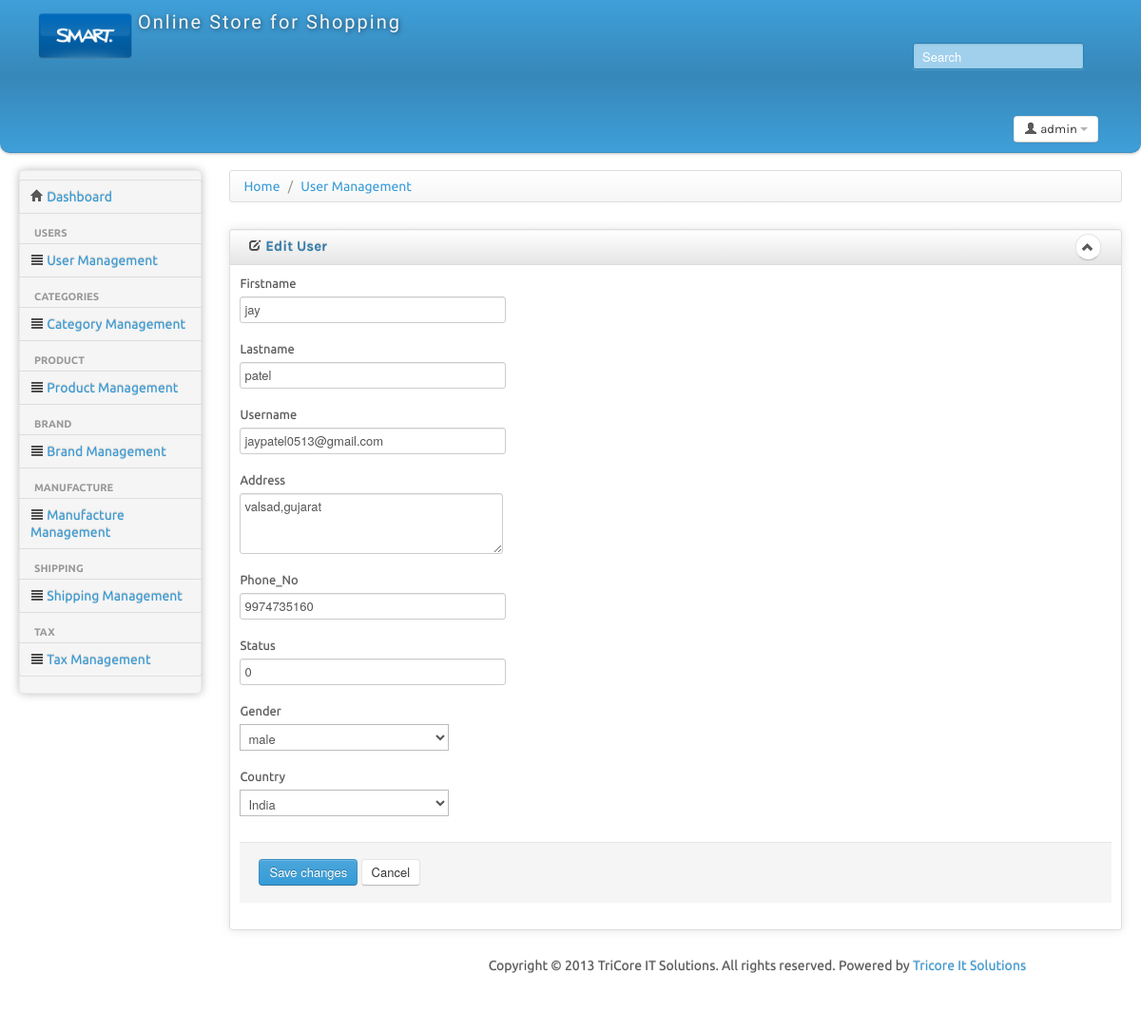
Screenshot of /admin/edit.php?id=6 (signed in) with the database file from the repository.
### tables this page shows
CREATE TABLE IF NOT EXISTS `user_master` (
  `id` tinyint(10) NOT NULL AUTO_INCREMENT,
  `firstname` varchar(45) NOT NULL,
  `lastname` varchar(45) NOT NULL,
  `gender` enum('male','female') NOT NULL,
  `email` varchar(45) NOT NULL,
  `contact` varchar(10) NOT NULL,
  `password` varchar(45) NOT NULL,
  `address` varchar(45) NOT NULL,
  `country` varchar(45) NOT NULL,
  `status` tinyint(3) NOT NULL,
  `date_creation` timestamp NOT NULL DEFAULT CURRENT_TIMESTAMP ON UPDATE CURRENT_TIMESTAMP,
  `date_modified` timestamp NOT NULL DEFAULT '0000-00-00 00:00:00',
  PRIMARY KEY (`id`)
);

### admin/edit.php (the view, shortened to what this page needs)
<?php
	include_once('include/headers.php');
?>
<body>
	<form action="" method="POST">
		<div>
			<ul class="breadcrumb">
				<li>
					<a href="#">Home</a> <span class="divider">/</span>
				</li>
				<li>
					<a href="#">User Management</a>
				</li>
			</ul>
		</div>
		<div class="row-fluid sortable">
			<div class="box span12">
				<div class="box-header well" data-original-title>
					<h2><i class="icon-edit"></i> Edit User</h2>
					<div class="box-icon">
						<a href="#" class="btn btn-minimize btn-round"><i class="icon-chevron-up"></i></a>
					</div>
				</div>
				<?php
					if(isset($_REQUEST['id'])){
						$getUserData="SELECT * FROM user_master WHERE `id`='".$_REQUEST['id']."'";
						$result=mysql_query($getUserData) or die('Error'.mysql_error());
						$row=mysql_fetch_array($result);
					}
				?>
				<div class="box-content">
				  <div class="control-group">
					<label class="control-label" for="focusedInput">Firstname</label>
					<div class="controls">
					  <input class="input-xlarge focused" id="firstName" type="text" value="<?php echo $row['firstname'];?>" name="firstName">
					</div>
				 </div>
				  <div class="control-group">
					<label class="control-label">Lastname</label>
					<div class="controls">
						<input class="input-xlarge focused" id="lastName" type="text" value="<?php echo $row['lastname'];?>" name="lastName">
					</div>
				  </div>
				  <div class="control-group">
					<label class="control-label">Username</label>
					<div class="controls">
						<input class="input-xlarge focused" id="focusedInput" type="text" value="<?php echo $row['email'];?>" name="userName">
					</div>
				  </div>
				 <div class="control-group">
					<label class="control-label">Address</label>
					 <div class="controls">
						<textarea  name="address" id="textarea2" cols="50" rows="3"><?php echo $row['address'];?></textarea>
					 </div>
				</div>
				<div class="control-group">
					<label class="control-label">Phone_No</label>
					<div class="controls">
						<input class="input-xlarge focused" id="focusedInput" type="text" value="<?php echo $row['contact'];?>" name="phoneNo">
					</div>
			  </div>
			  <div class="control-group">
				<label class="control-label" for="focusedInput">Status</label>
				<div class="controls">
				  <input class="input-xlarge focused" id="focusedInput" type="text" value="<?php echo $row['status'];?>" name="status">
				</div>
			</div>
		    <div class="control-group">
				<label class="control-label" for="selectError3">Gender</label>
				<div class="controls">
				  <select id="gender" name="gender">
					<?php
						$gender=array("male","female");
						for($i=0;$i<count($gender); $i++) {
						    echo '<option value="'.$gender[$i].'">'.$gender[$i]."</option>";
						}
					?>
				</select>
			</div>
		  </div>
		  <div class="control-group">
			<label class="control-label" for="selectError">Country</label>
			<div class="controls">
				  <select id="country" data-rel="chosen" name="country">
					<?php
						$country=array("India","Albania","Algeria","American Samoa","Anguilla","Argentina","Azerbaijan","Bahamas","Barbados","Chad");
						for($i=0;$i<count($country); $i++) {
							echo '<option value="'.$country[$i].'">'.$country[$i]."</option>";
						}
				 ?>
			  </select>
			</div>
		  </div>
		  <div class="form-actions">
			<button type="submit" class="btn btn-primary" name="submit">Save changes</button>
			<button class="btn" name="cancel" type="submit">Cancel</button>
		</div>
	</div>
	</div>
	</div>
</form>
</body>
</html>
<?php include('include/footer.php'); ?>

### admin/css/charisma-app.css (style rules this page uses)
select { background-color:#fff; }
.box { border: 1px solid #DEDEDE; border-radius:3px; -webkit-border-radius:3px; -moz-border-radius:3px; margin-top: 10px; margin-bottom: 10px ; box-shadow: 0 0 10px rgba(189, 189, 189, 0.4); -webkit-box-shadow: 0 0 10px rgba(189, 189, 189, 0.4); -moz-box-shadow: 0 0 10px rgba(189, 189, 189, 0.4); }
.box-header { border:none; padding-top:5px; border-bottom: 1px solid #DEDEDE; border-radius:3px 3px 0 0; -webkit-border-radius:3px 3px 0 0; -moz-border-radius:3px 3px 0 0; height:12px; min-height:12px; margin-bottom: 0; cursor:move; background: -moz-linear-gradient(top, rgba(255,255,255,0) 0%, rgba(0,0,0,0.1) 100%); background: -webkit-gradient(linear, left top, left bottom, color-stop(0%,rgba(255,255,255,0)), color-stop(100%,rgba(0,0,0,0.1))); background: -webkit-linear-gradient(top, rgba(255,255,255,0) 0%,rgba(0,0,0,0.1) 100%); background: -o-linear-gradient(top, rgba(255,255,255,0) 0%,rgba(0,0,0,0.1) 100%); background: -ms-linear-gradient(top, rgba(255,255,255,0) 0%,rgba(0,0,0,0.1) 100%); background: linear-gradient(to bottom, rgba(255,255,255,0) 0%,rgba(0,0,0,0.1) 100%); filter: progid:DXImageTransform.Microsoft.gradient( startColorstr='#00ffffff', endColorstr='#1a000000',GradientType=0 ); }
.box-header h2 { font-size:15px; width:auto; clear:none; float:left; line-height:25px; white-space: nowrap; }
.box-header h2 > i { margin-top:1px; }
.box-icon { float:right; }
.box-icon a { clear:none; float:left; margin:0 2px; height: 18px; width:5px; margin-top: -1px; }
.box-icon a i { margin-left:-4.5px; }
.box-content { padding:10px; }
.btn-round { border-radius: 40px; -webkit-border-radius: 40px; -moz-border-radius: 40px; font-size:12px; padding-top:4px; }

### admin/include/headers.php (style rules this page uses)
body { padding-bottom: 40px; }

### rows the page displays
user_master: firstName "jay", lastName "patel", userName "jaypatel0513@gmail.com", address "valsad,gujarat", phoneNo "9974735160", status "0"

### other values shown
form field gender "male"
form field country "India"
